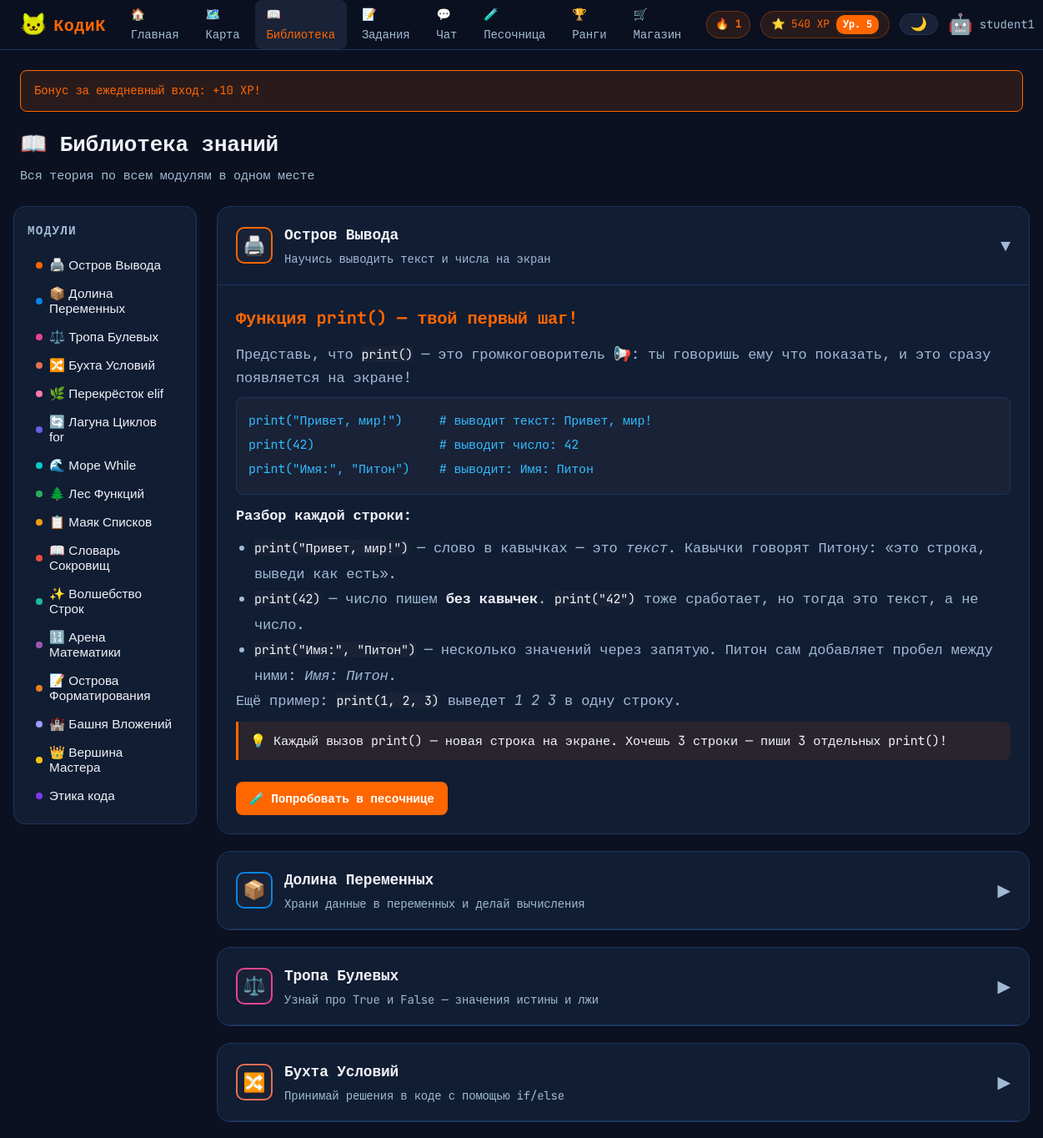
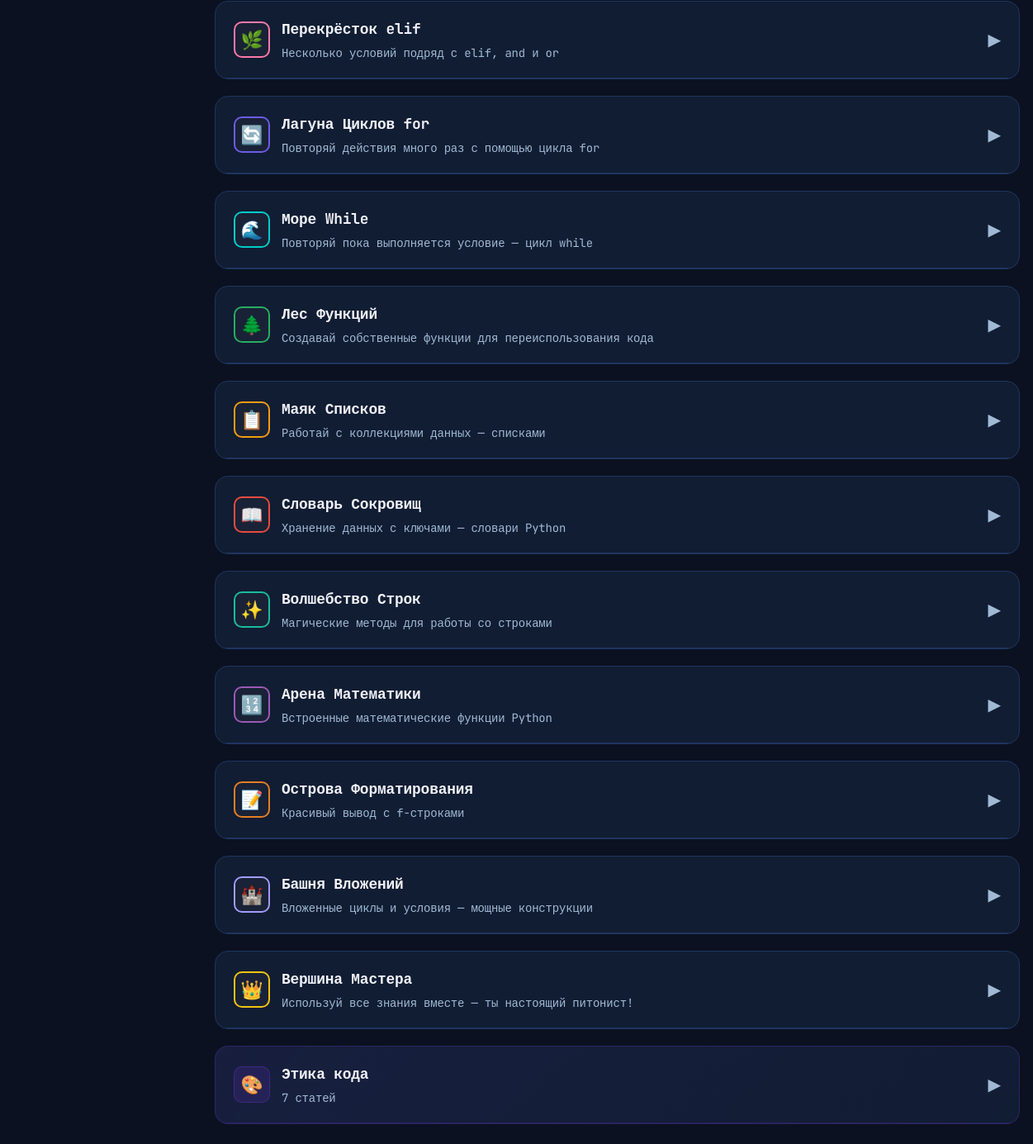
Screenshot of /student/library (signed in) with the database file from the repository (2 pictures, top to bottom).
### models.py (models this page shows, shortened)
class User(UserMixin, db.Model):
    id = db.Column(db.Integer, primary_key=True)
    username = db.Column(db.String(80), unique=True, nullable=False)
    email = db.Column(db.String(120), unique=True, nullable=False)
    password_hash = db.Column(db.String(255), nullable=False)
    role = db.Column(db.String(20), nullable=False)  # admin, teacher, student, parent
    xp = db.Column(db.Integer, default=0)
    total_xp = db.Column(db.Integer, default=0)
    level = db.Column(db.Integer, default=1)
    avatar_emoji = db.Column(db.String(10), default='🐱')
    difficulty = db.Column(db.String(10), default='easy')
    created_at = db.Column(db.DateTime, default=datetime.utcnow)
    parent_id = db.Column(db.Integer, db.ForeignKey('user.id'), nullable=True)
    streak = db.Column(db.Integer, default=0)
    last_activity_date = db.Column(db.Date, nullable=True)
    last_login_bonus_date = db.Column(db.Date, nullable=True)
    sent_messages = db.relationship('Message', foreign_keys='Message.sender_id', backref='sender', lazy=True)
    received_messages = db.relationship('Message', foreign_keys='Message.receiver_id', backref='receiver', lazy=True)
    user_progress = db.relationship('UserProgress', backref='user', lazy=True)
    user_achievements = db.relationship('UserAchievement', backref='user', lazy=True)
    user_avatars = db.relationship('UserAvatar', backref='user', lazy=True)
    submissions = db.relationship('Submission', foreign_keys='Submission.student_id', backref='student', lazy=True)

class Module(db.Model):
    id = db.Column(db.Integer, primary_key=True)
    title = db.Column(db.String(100), nullable=False)
    description = db.Column(db.Text)
    order = db.Column(db.Integer, default=0)
    icon = db.Column(db.String(10), default='🏴‍☠️')
    color = db.Column(db.String(20), default='#4ecdc4')
    map_x = db.Column(db.Integer, default=0)
    map_y = db.Column(db.Integer, default=0)
    is_bonus = db.Column(db.Boolean, default=False)
    levels = db.relationship('Level', backref='module', lazy=True, order_by='Level.order')

class LibraryArticle(db.Model):
    id = db.Column(db.Integer, primary_key=True)
    title = db.Column(db.String(200), nullable=False)
    content = db.Column(db.Text, default='')
    icon = db.Column(db.String(10), default='📄')
    category = db.Column(db.String(100), default='Общее')
    order = db.Column(db.Integer, default=0)
    has_sandbox = db.Column(db.Boolean, default=True)
    created_at = db.Column(db.DateTime, default=datetime.utcnow)

class Level(db.Model):
    id = db.Column(db.Integer, primary_key=True)
    module_id = db.Column(db.Integer, db.ForeignKey('module.id'), nullable=False)
    title = db.Column(db.String(100), nullable=False)
    type = db.Column(db.String(20), default='blocks')  # theory, blocks
    order = db.Column(db.Integer, default=0)
    xp_reward = db.Column(db.Integer, default=50)
    theory_content = db.Column(db.Text)
    task_description = db.Column(db.Text)
    expected_output = db.Column(db.String(500))
    blocks_config = db.Column(db.Text)
    hint = db.Column(db.Text)
    progress = db.relationship('UserProgress', backref='level', lazy=True)

### app.py (the view)
@app.route('/student/library')
@login_required
@role_required('student')
def student_library():
    modules = Module.query.filter_by(is_bonus=False).order_by(Module.order).all()
    module_theories = {
        m.id: next((lv for lv in m.levels if lv.type == 'theory'), None)
        for m in modules
    }
    articles = LibraryArticle.query.order_by(LibraryArticle.category, LibraryArticle.order).all()
    lib_categories = {}
    for a in articles:
        lib_categories.setdefault(a.category, []).append(a)
    return render_template('student/library.html', modules=modules,
                           module_theories=module_theories,
                           lib_categories=lib_categories)

### app.py (called while the page is built)
def now_msk():
    return datetime.now(_MSK_OFFSET).replace(tzinfo=None)

@app.before_request
def check_daily_login_bonus():
    if not current_user.is_authenticated or current_user.role != 'student':
        return
    if request.path.startswith('/api/'):
        return
    bonus = _grant_daily_login_bonus(current_user)
    if bonus:
        flash(f'Бонус за ежедневный вход: +{bonus} XP!', 'success')

def _compute_rank(total_xp, max_xp):
    icon, label = '🥚', 'Новобранец'
    for pct, t_icon, t_label in RANK_TIERS:
        if total_xp >= round(pct * max_xp):
            icon, label = t_icon, t_label
    return icon, label

@login_manager.user_loader
def load_user(user_id):
    return User.query.get(int(user_id))

def role_required(*roles):
    def decorator(f):
        @wraps(f)
        def decorated(*args, **kwargs):
            if not current_user.is_authenticated or current_user.role not in roles:
                flash('Доступ запрещён', 'danger')
                return redirect(url_for('dashboard'))
            return f(*args, **kwargs)
        return decorated
    return decorator

def _get_student_assignments():
    from sqlalchemy import or_, and_
    memberships = GroupMember.query.filter_by(user_id=current_user.id).all()
    group_ids = [m.group_id for m in memberships]
    if not group_ids:
        return []
    teacher_ids = [g.teacher_id for g in Group.query.filter(Group.id.in_(group_ids)).all() if g.teacher_id]
    return Assignment.query.filter(
        or_(
            Assignment.group_id.in_(group_ids),
            and_(Assignment.group_id.is_(None), Assignment.teacher_id.in_(teacher_ids))
        )
    ).order_by(Assignment.created_at.desc()).limit(5).all()

def _grant_daily_login_bonus(user):
    today = now_msk().date()
    if user.last_login_bonus_date == today:
        return 0
    user.xp += DAILY_LOGIN_BONUS_XP
    user.total_xp += DAILY_LOGIN_BONUS_XP
    user.last_login_bonus_date = today
    db.session.commit()
    return DAILY_LOGIN_BONUS_XP

### templates/student/library.html (shortened to what this page needs)
{% extends 'base.html' %}
{% block content %}
<div class="page-student">
  <div class="page-header">
    <h1>📖 Библиотека знаний</h1>
    <p class="page-subtitle">Вся теория по всем модулям в одном месте</p>
  </div>
  <div class="lib-page-wrap">
  <div class="library-layout">
    <div class="lib-sidebar">
      <h3>Модули</h3>
      {% for m in modules %}
      <button class="lib-nav-item" onclick="scrollToModule('mod-{{ m.id }}')">
        <span class="lib-nav-dot" style="background:{{ m.color }}"></span>
        {{ m.icon }} {{ m.title }}
      </button>
      {% endfor %}
      {% for cat_name in lib_categories.keys() %}
      <button class="lib-nav-item" onclick="scrollToModule('mod-cat-{{ loop.index }}')">
        <span class="lib-nav-dot" style="background:#7C3AED"></span>
        {{ cat_name }}
      </button>
      {% endfor %}
    </div>
    <div class="lib-content">
      {% for m in modules %}
        {% set th = module_theories[m.id] %}
        <div class="lib-module-card" id="mod-{{ m.id }}">
          <div class="lib-module-header" onclick="toggleModule('body-{{ m.id }}', 'arrow-{{ m.id }}')">
            <div class="lib-module-icon" style="border-color: {{ m.color }};">{{ m.icon }}</div>
            <div>
              <div class="lib-module-title">{{ m.title }}</div>
              <div class="lib-module-desc">{{ m.description }}</div>
            </div>
            <span class="lib-module-toggle" id="arrow-{{ m.id }}">▶</span>
          </div>
          <div class="lib-module-body" id="body-{{ m.id }}">
            {% if th and th.theory_content %}
              <div class="theory-inner">{{ th.theory_content | safe }}</div>
              <a href="{{ url_for('student_sandbox') }}" class="lib-open-btn">
                🧪 Попробовать в песочнице
              </a>
            {% else %}
              <p class="lib-empty">Теория для этого модуля ещё не добавлена.</p>
            {% endif %}
          </div>
        </div>
      {% endfor %}
      {% for cat_name, cat_articles in lib_categories.items() %}
      <div class="lib-ethics-card" id="mod-cat-{{ loop.index }}">
        <div class="lib-ethics-header" onclick="toggleModule('body-cat-{{ loop.index }}','arrow-cat-{{ loop.index }}')">
          <div class="lib-ethics-icon">{{ cat_articles[0].icon if cat_articles else '📚' }}</div>
          <div>
            <div class="lib-module-title">{{ cat_name }}</div>
            <div class="lib-module-desc">{{ cat_articles | length }} {{ 'статья' if (cat_articles | length) == 1 else ('статьи' if (cat_articles | length) < 5 else 'статей') }}</div>
          </div>
          <span class="lib-module-toggle" id="arrow-cat-{{ loop.index }}">▶</span>
        </div>
      </div>
      {% endfor %}
    </div>
  </div>
  </div>
</div>
{% endblock %}

### templates/base.html (shortened to what this page needs)
<!DOCTYPE html>
<html lang="ru">
<head>
  <link rel="stylesheet" href="{{ url_for('static', filename='css/main.css') }}">
</head>
<body class="role-{{ current_user.role if current_user.is_authenticated else 'guest' }}" id="mainBody">
{% if current_user.is_authenticated %}
<nav class="navbar">
  <a class="nav-brand" href="{{ url_for('student_dashboard') if current_user.role == 'student' else url_for('teacher_dashboard') if current_user.role == 'teacher' else url_for('admin_dashboard') }}" style="text-decoration:none;">
    <span class="brand-icon">🐱</span>
    <span class="brand-name">КодиК</span>
  </a>
  <div class="nav-links">
    {% if current_user.role == 'student' %}
      <a href="{{ url_for('student_dashboard') }}" class="nav-link {% if request.endpoint == 'student_dashboard' %}active{% endif %}">🏠 Главная</a>
      <a href="{{ url_for('student_levelmap') }}" class="nav-link {% if request.endpoint == 'student_levelmap' %}active{% endif %}">🗺️ Карта</a>
      <a href="{{ url_for('student_library') }}" class="nav-link {% if request.endpoint == 'student_library' %}active{% endif %}">📖 Библиотека</a>
      <a href="{{ url_for('student_assignments') }}" class="nav-link {% if request.endpoint == 'student_assignments' %}active{% endif %}">
        📝 Задания{% if nav_pending_assignments > 0 %}<span class="nav-badge">{{ nav_pending_assignments }}</span>{% endif %}
      </a>
      <a href="{{ url_for('student_chat') }}" class="nav-link {% if request.endpoint == 'student_chat' %}active{% endif %}">
        💬 Чат{% if nav_unread_msgs > 0 %}<span class="nav-badge">{{ nav_unread_msgs }}</span>{% endif %}
      </a>
      <a href="{{ url_for('student_sandbox') }}" class="nav-link {% if request.endpoint == 'student_sandbox' %}active{% endif %}">🧪 Песочница</a>
      <a href="{{ url_for('student_battlepass') }}" class="nav-link {% if request.endpoint == 'student_battlepass' %}active{% endif %}">🏆 Ранги</a>
      <a href="{{ url_for('student_shop') }}" class="nav-link {% if request.endpoint == 'student_shop' %}active{% endif %}">🛒 Магазин</a>
    {% endif %}
  </div>
  <div class="nav-user">
    {% if current_user.role == 'student' %}
    {% if current_user.streak > 0 %}
    <div class="streak-badge">🔥 {{ current_user.streak }}</div>
    {% endif %}
    <div class="xp-pill">
      <span>⭐ {{ current_user.xp }} XP</span>
      <span class="lv-badge">Ур. {{ current_user.level }}</span>
    </div>
    {% endif %}
    <button class="theme-toggle" onclick="toggleTheme()" title="Сменить тему" id="themeBtn">🌙</button>
    <div class="user-menu">
      <span class="user-avatar">{{ current_user.avatar_emoji }}</span>
      <span class="user-name">{{ current_user.username }}</span>
    </div>
  </div>
</nav>
{% endif %}
<main class="main-content">
  {% with messages = get_flashed_messages(with_categories=true) %}
    {% if messages %}
      <div class="flash-container">
        {% for cat, msg in messages %}
          <div class="flash flash-{{ cat }}">{{ msg }}</div>
        {% endfor %}
      </div>
    {% endif %}
  {% endwith %}
  {% block content %}{% endblock %}
</main>
</body>
</html>

### static/css/main.css (style rules this page uses)
*, *::before, *::after { box-sizing: border-box; margin: 0; padding: 0; }
:root { --bg-base: #0B1120; --bg-card: #111D33; --bg-elevated: #192236; --border: #1E3560; --text-primary: #F0F2F8; --text-secondary:#A0BAD4; --text-muted: #94B8D0; --accent-green: #FF6600; --accent-blue: #33BBFF; --accent-purple: #BC8CFF; --accent-orange: #FFD700; --accent-red: #FF4757; --accent-yellow: #FFC107; --student-color: #FF6600; --teacher-color: #33BBFF; --admin-color: #BC8CFF; --parent-color: #FF69B4; --radius-sm: 8px; --radius-md: 12px; --radius-lg: 20px; --radius-xl: 28px; --shadow: 0 4px 24px rgba(0,0,0,.5); --shadow-glow-green: 0 0 24px rgba(255,102,0,.4); --shadow-glow-blue: 0 0 20px rgba(51,187,255,.3); --font: 'JetBrains Mono', 'Fira Code', 'Consolas', monospace; }
html { font-size: 17px; }
body { background: var(--bg-base); color: var(--text-primary); font-family: var(--font); line-height: 1.7; letter-spacing: -0.01em; min-height: 100vh; }
a { color: var(--accent-blue); text-decoration: none; }
.navbar { display: flex; align-items: center; gap: 16px; padding: 0 24px; height: 60px; background: rgba(11,17,32,.97); border-bottom: 1px solid var(--border); position: sticky; top: 0; z-index: 100; backdrop-filter: blur(12px); transition: background .25s, border-color .25s; }
.nav-brand { display: flex; align-items: center; gap: 8px; }
.brand-icon { font-size: 26px; filter: sepia(1) saturate(5) hue-rotate(10deg); }
.brand-name { font-size: 20px; font-weight: 800; color: var(--accent-green); letter-spacing: .5px; }
.theme-toggle { background: var(--bg-elevated); border: 1px solid var(--border); border-radius: 20px; padding: 4px 12px; cursor: pointer; font-size: 16px; color: var(--text-secondary); transition: all .2s; display: inline-flex; align-items: center; justify-content: center; line-height: 1; }
.streak-badge { display: flex; align-items: center; gap: 4px; background: rgba(255,102,0,.12); border: 1px solid rgba(255,102,0,.3); padding: 4px 10px; border-radius: 16px; font-size: 13px; font-weight: 700; color: var(--accent-green); }
.nav-links { display: flex; gap: 4px; flex: 1; }
.nav-link { display: inline-flex; align-items: center; gap: 5px; padding: 6px 14px; border-radius: var(--radius-sm); color: var(--text-secondary); font-size: 14px; transition: all .2s; }
.nav-link.active { background: var(--bg-elevated); color: var(--accent-green); }
.nav-user { display: flex; align-items: center; gap: 12px; margin-left: auto; flex-shrink: 0; }
.xp-pill { display: flex; align-items: center; gap: 8px; background: rgba(255,102,0,.12); border: 1px solid rgba(255,102,0,.3); padding: 4px 12px; border-radius: 20px; font-size: 13px; color: var(--accent-green); white-space: nowrap; flex-shrink: 0; }
.lv-badge { background: var(--accent-green); color: #fff; padding: 1px 8px; border-radius: 10px; font-weight: 700; font-size: 12px; white-space: nowrap; flex-shrink: 0; }
.user-menu { position: relative; cursor: pointer; display: flex; align-items: center; gap: 8px; }
.user-avatar { font-size: 24px; }
.user-name { font-size: 14px; color: var(--text-secondary); }
.main-content { padding: 24px; max-width: 1400px; margin: 0 auto; }
.flash-container { margin-bottom: 16px; }
.flash { padding: 12px 16px; border-radius: var(--radius-sm); margin-bottom: 8px; font-size: 14px; }
.flash-success { background: rgba(255,102,0,.12); border: 1px solid var(--accent-green); color: var(--accent-green); }
.page-header { margin-bottom: 24px; }
.page-header h1 { font-size: 28px; font-weight: 800; }
.page-subtitle { font-size: 15px; color: var(--text-secondary); margin-top: 4px; }
.page-header h1 { font-size: 26px; font-weight: 700; }

### rows the page displays
User: streak "1", xp "540", level "5", avatar_emoji "🤖", username "student1"
Module: icon "🖨️", title "Остров Вывода", description "Научись выводить текст и числа на экран"
Module: icon "📦", title "Долина Переменных", description "Храни данные в переменных и делай вычисления"
Module: icon "⚖️", title "Тропа Булевых", description "Узнай про True и False — значения истины и лжи"
Module: icon "🔀", title "Бухта Условий", description "Принимай решения в коде с помощью if/else"
Module: icon "🌿", title "Перекрёсток elif", description "Несколько условий подряд с elif, and и or"
Module: icon "🔄", title "Лагуна Циклов for", description "Повторяй действия много раз с помощью цикла for"
Module: icon "🌊", title "Море While", description "Повторяй пока выполняется условие — цикл while"
Module: icon "🌲", title "Лес Функций", description "Создавай собственные функции для переиспользования кода"
Module: icon "📋", title "Маяк Списков", description "Работай с коллекциями данных — списками"
Module: icon "📖", title "Словарь Сокровищ", description "Хранение данных с ключами — словари Python"
Module: icon "✨", title "Волшебство Строк", description "Магические методы для работы со строками"
Module: icon "🔢", title "Арена Математики", description "Встроенные математические функции Python"
Module: icon "📝", title "Острова Форматирования", description "Красивый вывод с f-строками"
Module: icon "🏰", title "Башня Вложений", description "Вложенные циклы и условия — мощные конструкции"
Module: icon "👑", title "Вершина Мастера", description "Используй все знания вместе — ты настоящий питонист!"
LibraryArticle: category "Этика кода", icon "🎨", cat_articles "7", value "статей"
Level: theory_content "Функция print() — твой первый шаг! Представь, что print() — это громкоговоритель 📢: ты говоришь ему что показать, и это сразу появляется на экране! print(\"Привет, мир!\") # выводит текст: Привет, мир! print(42) # выводит число: 42 print(\"Имя:\", \"Питон\") # выводит: Имя: Питон Разбор каждой строки: print(\"Привет, мир!\") — слово в кавычках — это текст . Кавычки говорят Питону: «это строка, выведи как есть». print(42) — число пишем без кавычек . print(\"42\") тоже сработает, но тогда это текст, а не число. print(\"Имя:\", \"Питон\") — несколько значений через запятую. Питон сам добавляет пробел между ними: Имя: Питон . Ещё пример: print(1, 2, 3) выведет 1 2 3 в одну строку. 💡 Каждый вызов print() —…"

### other values shown
{{ msg }} "Бонус за ежедневный вход: +10 XP!"
